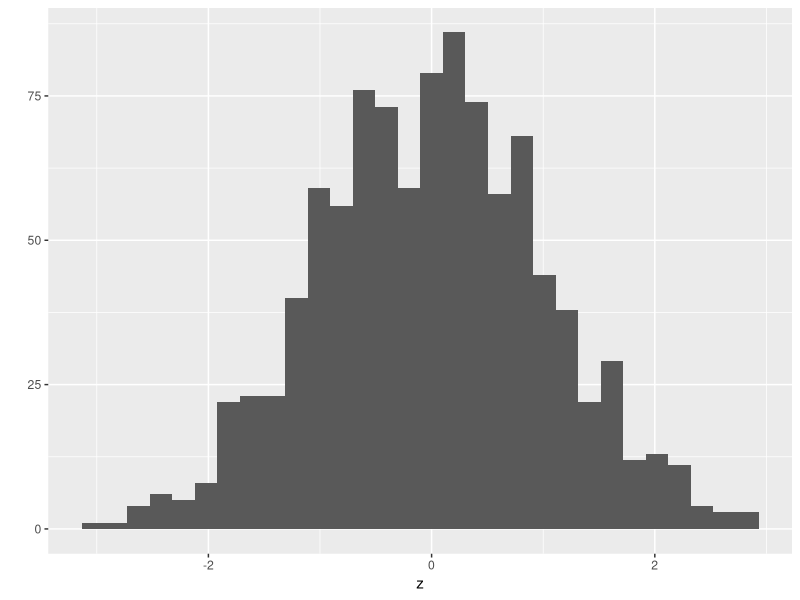
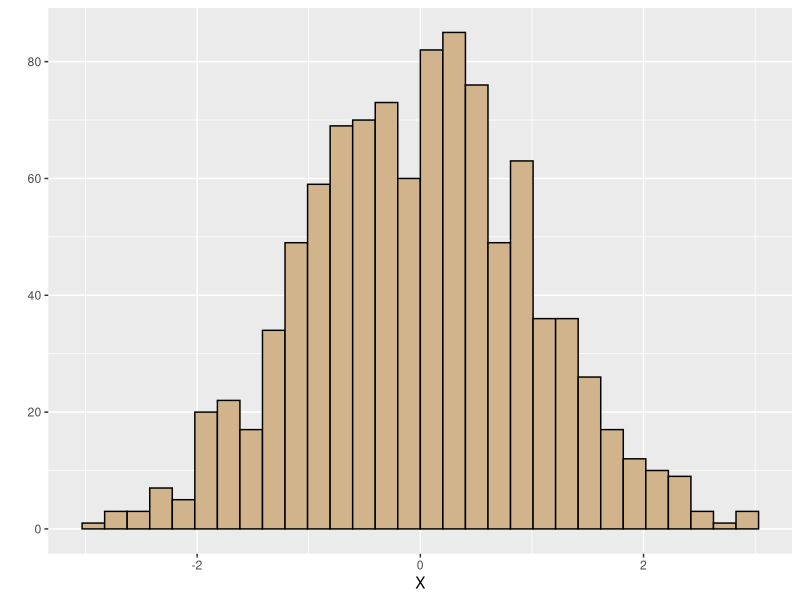
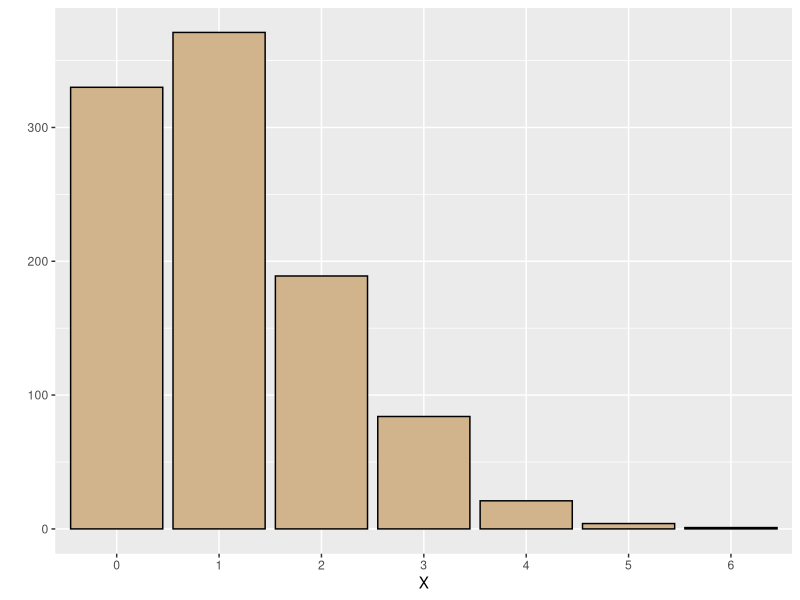
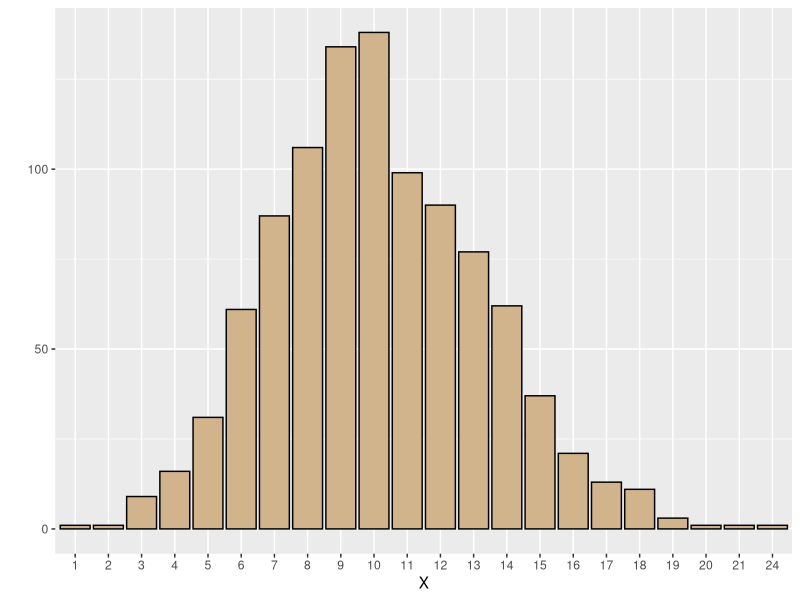

These charts were generated, in order, by the following R code:
## ---- chunk 1
knitr::opts_chunk$set(echo = TRUE,message=FALSE, eval=TRUE)
## ---- chunk 2

# FUNCTION Histo
# input: xData = a numeric vector
# output: ggplot of histogram
library(ggplot2)
Histo <- function(xData) {
  z <- qplot(x=xData,color=I("black"),fill=I("tan"),xlab="X",boundary=0)
print(z)
print(summary(xData))
}

# FUNCTION iHisto
# input: xData = a numeric vector of integers
# output: ggplot of bar heights

iHisto <- function(xData) {
z <- qplot(x=factor(xData),color=I("black"),fill=I("tan"),xlab="X")
print(z)
print (summary(xData))
}

z <- rnorm(1000)
qplot(z)
Histo(z)
z <- rpois(n=1000,lambda=1.1)
iHisto(z)
## ---- chunk 3
x <- rpois(n=1000,lambda=10)
iHisto(x)
